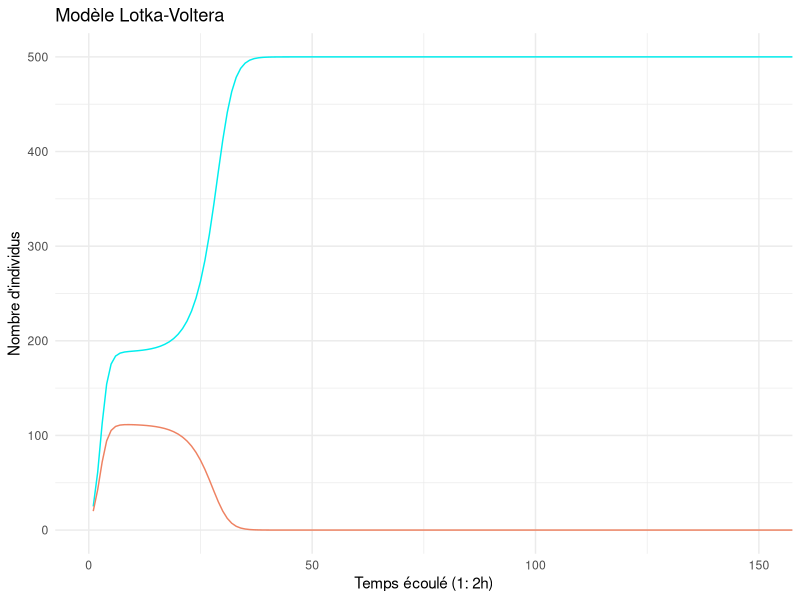
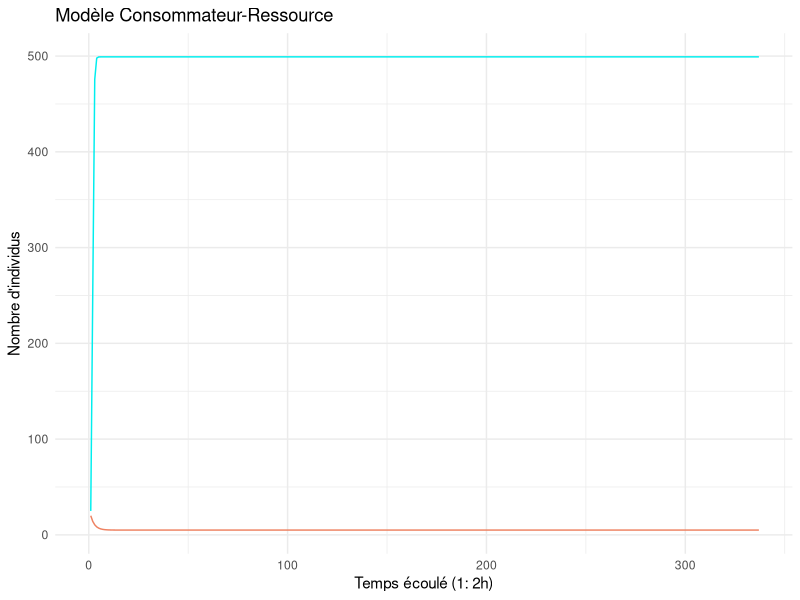
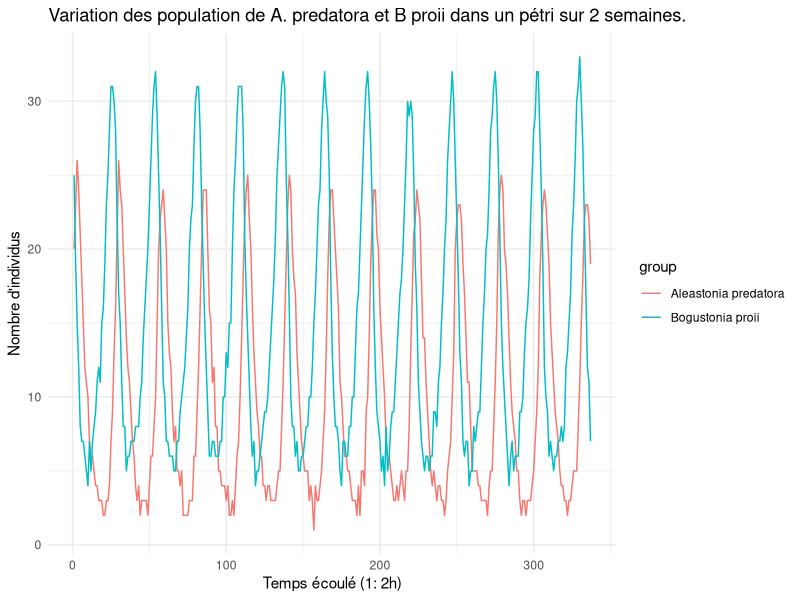

Generate these figures, in order, with R:
#Mettre le bon working directory avec la fonction setwd()
# 1. Librairies
library(ggplot2)
library(deSolve)


#Modèle de compétition Lotka-Voltera ----

Bp_Ap_LV <- function(t, Cond_Ini, parms = c(r_N, K_N, alpha_N, r_P, K_P, alpha_P)){ #N est dans les variables et non les paramètres
  
  with(as.list(Cond_Ini, parms), {
    
    #Croissance logistique
    dN = r_N*N*(1-((N + alpha_P*P)/K_N)) 
    dP = r_P*P*(1-((P + alpha_N*N)/K_P))
    
    # Resultat
    res <- c(dN=dN, dP=dP)
    return(list(res))
  })
}


#Conditions initiales (selon l'énoncé)
N0 <- 25
P0 <- 20
CI <- c(N=N0, P=P0)

#Paramètres
r_N <- 1.2
K_N <- 500
alpha_N <- 1 #influence de N sur P
r_P <- 1
K_P <- 300
alpha_P <- 2.785 #Influence de P sur N
parms <- c(r_N=r_N, K_N=K_N, alpha_N=alpha_N, 
           r_P=r_P, K_P=K_P,alpha_P=alpha_P)


#solution du système d'équations
soln <- ode(y=CI, times= seq(1,337), Bp_Ap_LV, parms)

ggplot() +
  geom_line(aes(soln[,'time'], soln[,'N']), color = 'cyan2') +
  geom_line(aes(soln[,'time'], soln[,'P']), color = 'salmon2') +
  labs(title = "Modèle Lotka-Voltera", x = "Temps écoulé (1: 2h)", y = "Nombre d'individus") +
  coord_cartesian(xlim = c(0,150))+
  theme_minimal()


#Modèle Consommateur-Ressource ----

f_log <- function(t, R, R_max, r) { #Croissance de Bogustonia proii
  res <- r*R*(1-(R/R_max)) #logistique
  return(res)
}

f_exp <- function(t, R, r, alpha) { #Croissance de Bogustonia proii
  res <- r*R*exp(-alpha*R) #logistique
  return(res)
}

g_lin <- function(t, a, c, R, C) { #taux de consommation de Bogustonia par Aleastonia
  res <- a*c*R*C #linéaire
  return(res)
}

g_sat <- function(t,a,c,b,R){
  res <- a*c*R/(b+R)
  return(res)
}

h_lin <- function(t, m, C) { #mortalité d'Aleastonia
  res <- m*C #taux constant
  return(res)
}

Bp_Ap_CR1 <- function(t, Cond_Ini, parms = c(R_max, r, a, c, epsilon, m)){
  
  with(as.list(Cond_Ini, parms), {
    
    #Croissance logistique
    dR = f_log(t,R,R_max,r) - g_lin(t, a, c, R, C)
    dC = epsilon*g_lin(t, a, c, R, C) - h_lin(t, m, C)
    
    # Resultat
    res <- c(dR=dR, dC=dC)
    return(list(res))
  })
}

Bp_Ap_CR2 <- function(t, Cond_Ini, parms = c(r, alpha, a, c, epsilon, m)){
  
  with(as.list(Cond_Ini, parms), {
    
    #Croissance logistique
    dR = f_exp(t,R,r,alpha) - g_lin(t, a, c, R, C)
    dC = epsilon*g_lin(t, a, c, R, C) - h_lin(t, m, C)
    
    # Resultat
    res <- c(dR=dR, dC=dC)
    return(list(res))
  })
}

Bp_Ap_CR3 <- function(t, Cond_Ini, parms = c(R_max, r, a, c, b, epsilon, m)){
  
  with(as.list(Cond_Ini, parms), {
    
    #Croissance logistique
    dR = f_log(t,R,R_max,r) - g_sat(t,a,c,b,R)
    dC = epsilon*g_sat(t,a,c,b,R) - h_lin(t, m, C)
    
    # Resultat
    res <- c(dR=dR, dC=dC)
    return(list(res))
  })
}

#Conditions initiales (selon l'énoncé)
R0 <- 25
C0 <- 20
CI <- c(R=R0, C=C0)

#Paramètres
R_max <- 500 #500
r <- 3 #3
a <- 1
c <- 2.5 #2
epsilon <- 1
m <- 0.5 #1
alpha <- 1
b <- 1
parms1 <- c(R_max=R_max, r=r, a=a, c=c, epsilon=epsilon, m=m)
parms2 <- c(r=r,alpha=alpha, a=a, c=c, epsilon=epsilon, m=m)
parms3 <- c(R_max=R_max, r=r, a=a, c=c, b=b, epsilon=epsilon, m=m)

#solution du système d'équations
soln <- ode(y=CI, times= seq(1,337), Bp_Ap_CR1, parms1)
soln <- ode(y=CI, times= seq(1,337), Bp_Ap_CR2, parms2)
soln <- ode(y=CI, times= seq(1,337), Bp_Ap_CR3, parms3)

ggplot() +
  geom_line(aes(soln[,'time'], soln[,'R']), color = 'cyan2') +
  geom_line(aes(soln[,'time'], soln[,'C']), color = 'salmon2') +
  labs(title = "Modèle Consommateur-Ressource", x = "Temps écoulé (1: 2h)", y = "Nombre d'individus") +
  coord_cartesian(xlim = c(0,337))+
  theme_minimal()


#Graphique données expérimentales ----

donnees <- read.csv('2Bacteries.csv')
bogustonia <- donnees[,3]
aleastonia <- donnees[,4]

x <- 1:length(bogustonia) #plus généraliste si on utilise la fonction length
y1 <- bogustonia
y2 <- aleastonia

df <- data.frame(x = c(x, x), y = c(y1, y2), group = rep(c("Bogustonia proii", "Aleastonia predatora"), each = length(x)))

ggplot(df, aes(x = x, y = y, color = group)) +
  geom_line() +
  labs(title = "Variation des population de A. predatora et B proii dans un pétri sur 2 semaines.", x = "Temps écoulé (1: 2h)", y = "Nombre d'individus") +
  theme_minimal()
